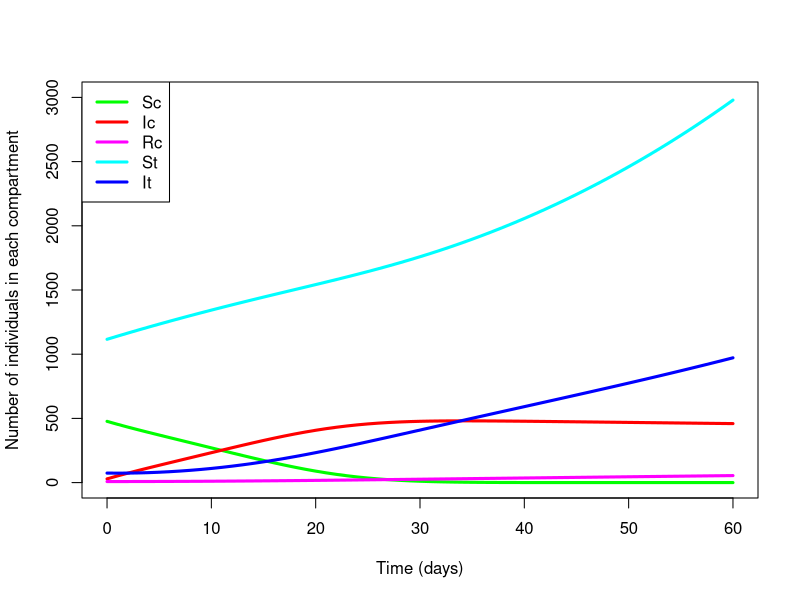

This figure's R source:
library(deSolve)

SIRSImodel <- function(t, x, parms) {
  with(as.list(c(parms, x)), {
    dScdt= - alphac * beta * (Sc * It/(Sc +Ic + Rc))
    dIcdt = alphac * beta * (Sc * It/(Sc + Ic + Rc)) - delta * Ic
    dRcdt = delta * Ic
    dStdt= bt* (St + It) - dt * St - alphat * beta * (St * Ic /(Sc + Ic+ Rc))
    dItdt = alphat * beta * (St* Ic/ (Sc + Ic + Rc))- dt * It
    res <- c(dScdt,dIcdt , dRcdt, dStdt, dItdt )
    list(res)
  })
}

## Parameters

pars  <- c(beta = 0.75, alphac = 0.46 , alphat = 0.025, delta = 0.002, 
           dt = 0.03, bt = 0.05)

## vector of timesteps
times  <- seq(0, 60, by = 1)

## Start values for steady state
y = xstart <- c(Sc= 477, Ic = 29, Rc = 8, St = 1116, It = 74)


## Solving
out <-  lsoda(y = xstart, time = times, func = SIRSImodel, parms = pars,) 
out = as.data.frame(out)
head(out)

#plot the solution for all compartments on a single plot.
plot(out$time, out$Sc,
     type = 'l', col = 'green', ylab = "Number of individuals in each compartment",
     xlab = "Time (days)", lwd = 3, ylim = c(0,3000))

lines(out$time, out$Ic, col = 'red', lwd = 3)

lines(out$time, out$Rc, col = 'magenta', lwd = 3)

lines(out$time, out$St, col = 'cyan', lwd = 3)

lines(out$time, out$It, col = 'blue', lwd = 3)

legend("topleft", legend = c("Sc","Ic", "Rc", "St", "It"), col = c("green","red", "magenta","cyan","blue"), lwd = 3)

#legend(55, 2600, legend=c("Sc", "Ic", "Rc", "St", "It"), 
       fill = c("green","red","magenta","cyan","blue")
#)
